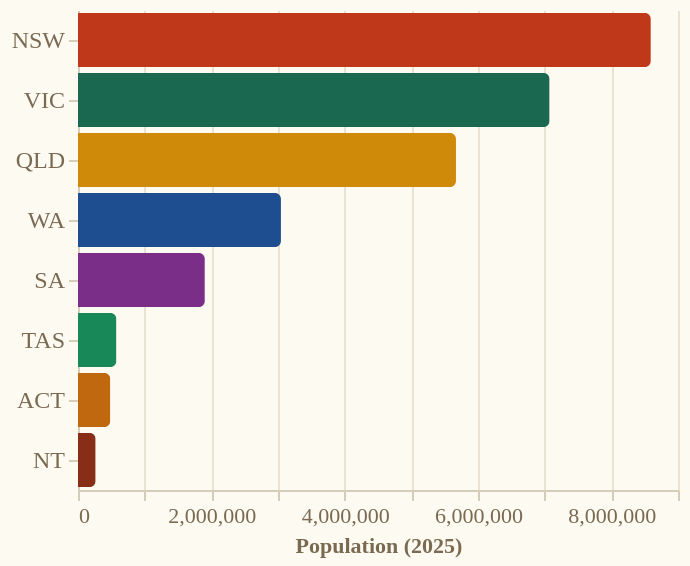

This figure's Vega-Lite source:
### Vega-Lite specification from a JSON file in a GitHub repository (floating-point values rounded to 4 significant figures)
{"$schema": "https://vega.github.io/schema/vega-lite/v5.json", "config": {"background": "#FDFAF2", "font": "DM Sans", "axis": {"labelFont": "DM Sans", "labelFontSize": 11, "labelColor": "#7A6A52", "titleFont": "DM Sans", "titleFontSize": 11, "titleColor": "#7A6A52", "gridColor": "#EAE0CE", "gridOpacity": 0.9, "domainColor": "#D6CCBA", "tickColor": "#D6CCBA"}, "legend": {"labelFont": "DM Sans", "labelFontSize": 11, "labelColor": "#3A2C1C", "titleFont": "DM Sans", "titleFontSize": 11, "titleColor": "#7A6A52"}, "view": {"stroke": "transparent"}}, "width": "container", "height": 240, "data": {"name": "SP"}, "mark": {"type": "bar", "cornerRadiusEnd": 3}, "encoding": {"y": {"field": "state", "type": "nominal", "sort": "-x", "axis": {"title": null, "labelFontSize": 12, "labelFontWeight": "500"}}, "x": {"field": "pop_2025", "type": "quantitative", "axis": {"title": "Population (2025)", "format": ",.0f"}}, "color": {"field": "state", "type": "nominal", "scale": {"domain": ["NSW", "VIC", "QLD", "WA", "SA", "TAS", "ACT", "NT"], "range": ["#C0381A", "#1A6850", "#D08A0A", "#1E4E90", "#7A2E88", "#188858", "#C06810", "#882E18"]}, "legend": null}, "tooltip": [{"field": "state", "title": "State"}, {"field": "pop_2025", "title": "Population", "format": ",.0f"}, {"field": "pop_change_pct", "title": "Growth (%)"}]}, "datasets": {"SP": [{"state": "ACT", "pop_2025": 484500.0, "pop_2024": 478400.0, "natural_increase": 2879.0, "net_internal_migration": -1606.0, "net_overseas_migration": 4815.0, "pop_change_pct": 1.3, "job_seekers": 273316, "js_per_1000": 564.1}, {"state": "NSW", "pop_2025": 8593000.0, "pop_2024": 8492000.0, "natural_increase": 34580.0, "net_internal_migration": -24330.0, "net_overseas_migration": 90230.0, "pop_change_pct": 1.2, "job_seekers": 4486358, "js_per_1000": 522.1}, {"state": "NT", "pop_2025": 264600.0, "pop_2024": 260900.0, "natural_increase": 2024.0, "net_internal_migration": -2105.0, "net_overseas_migration": 3753.0, "pop_change_pct": 1.4, "job_seekers": 145577, "js_per_1000": 550.3}, {"state": "QLD", "pop_2025": 5670000.0, "pop_2024": 5572000.0, "natural_increase": 20610.0, "net_internal_migration": 21600.0, "net_overseas_migration": 55670.0, "pop_change_pct": 1.8, "job_seekers": 3004029, "js_per_1000": 529.8}, {"state": "SA", "pop_2025": 1903000.0, "pop_2024": 1882000.0, "natural_increase": 2727.0, "net_internal_migration": -1295.0, "net_overseas_migration": 19070.0, "pop_change_pct": 1.1, "job_seekers": 990512, "js_per_1000": 520.6}, {"state": "TAS", "pop_2025": 576300.0, "pop_2024": 574800.0, "natural_increase": 350.0, "net_internal_migration": -1877.0, "net_overseas_migration": 3023.0, "pop_change_pct": 0.3, "job_seekers": 281996, "js_per_1000": 489.4}, {"state": "VIC", "pop_2025": 7074000.0, "pop_2024": 6951000.0, "natural_increase": 36520.0, "net_internal_migration": -777.0, "net_overseas_migration": 87160.0, "pop_change_pct": 1.8, "job_seekers": 3795909, "js_per_1000": 536.6}, {"state": "WA", "pop_2025": 3044000.0, "pop_2024": 2978000.0, "natural_increase": 14890.0, "net_internal_migration": 10290.0, "net_overseas_migration": 41060.0, "pop_change_pct": 2.2, "job_seekers": 1661175, "js_per_1000": 545.7}]}}
